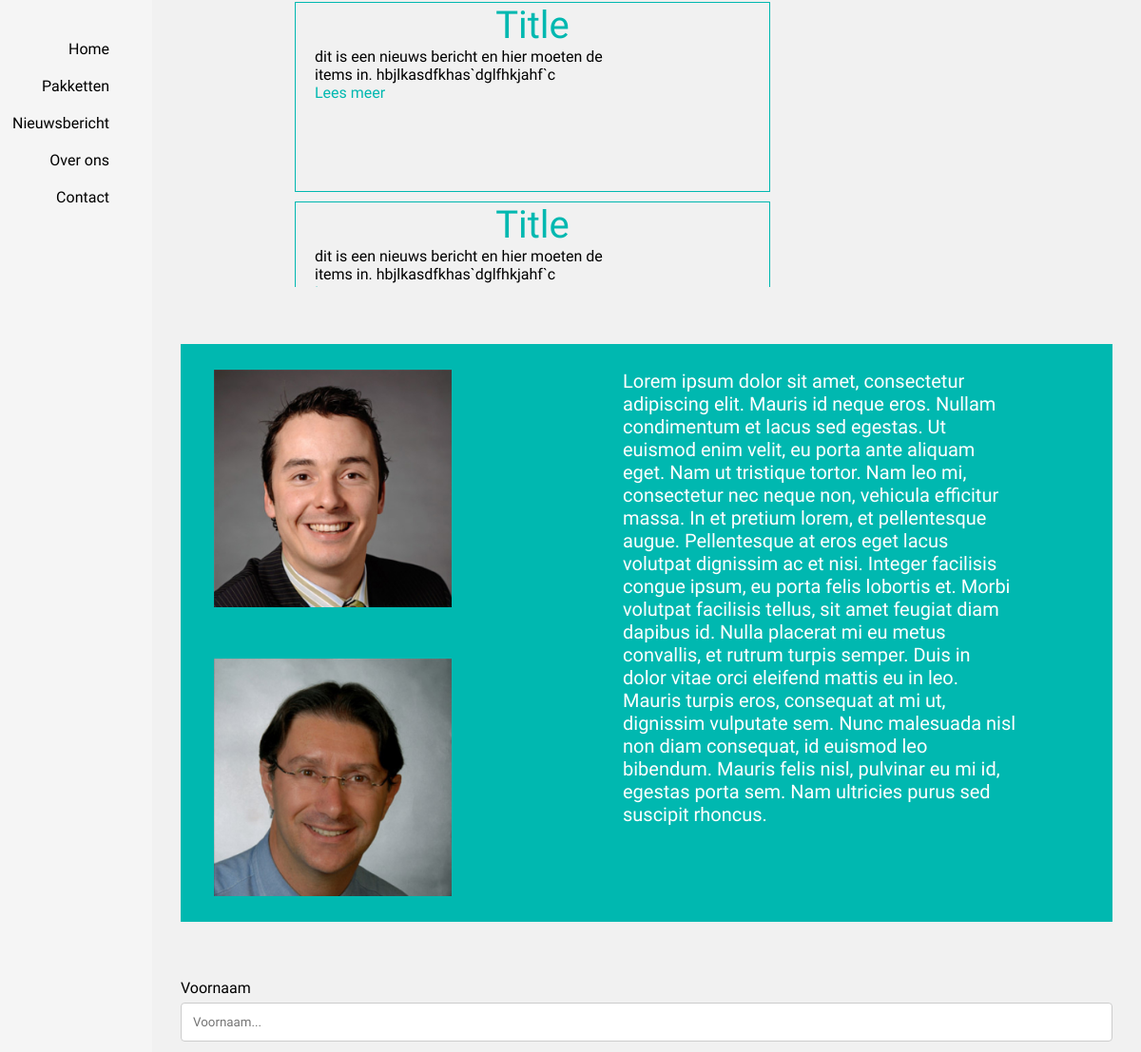
/ (middle part), run on an earlier commit of the app's database.
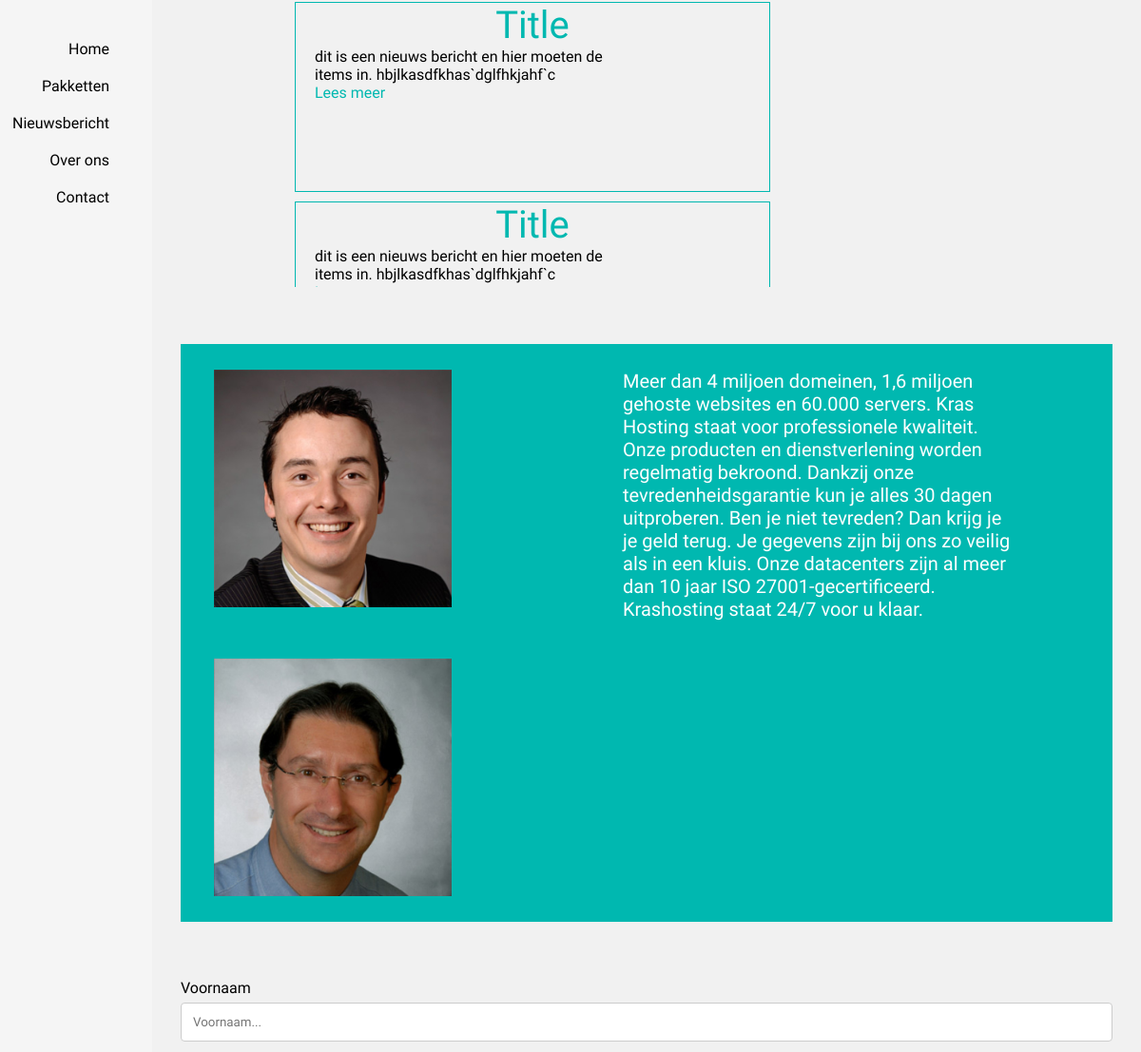
And on a later commit of the database.
### tables this page shows
CREATE TABLE `sitecontent` (
  `idsitecontent` int(11) NOT NULL,
  `pagename` varchar(99) NOT NULL,
  `headings` varchar(99) NOT NULL,
  `headings_en` varchar(99) NOT NULL,
  `teksten` mediumtext NOT NULL,
  `teksten_en` mediumtext NOT NULL
);

### index.php (the view, shortened to what this page needs)
<?php
	include_once('cms/config.php');
$aboutus = $out = '';
	$lang = 'nl';
	$queryaboutus = 'SELECT * FROM sitecontent WHERE pagename = "about us"';
	$resaboutus = $db->query($queryaboutus);
	while($row = $resaboutus->fetch_assoc()){
		$aboutus .= '<p>' . $row['teksten' . $taal] . '</p>';
	}
?>
<!DOCTYPE html>
<html lang="<?php echo $lang?>">
<head>
    <link href="css/stylesheet.css" type="text/css" rel="stylesheet">
    <link href="css/nav.css" type="text/css" rel="stylesheet">
</head>
<body>
    <div class="container">
        <header>
            <div class="header-position">
                <nav class="menu">
                    <ul>
                        <li><a href="#home" id="scroll_home">Home</a></li>
                        <li><a href="#pakketten" id="scroll_pakketten">Pakketten</a></li>
                        <li><a href="#nieuws" id="scroll_nieuws">Nieuwsbericht</a></li>
                        <li><a href="#over_ons" id="scroll_over_ons">Over Ons</a></li>
                        <li><a href="#contact" id="scroll_contact">Contact</a></li>
                    </ul>
                </nav>
            </div>
        </header>
        <div class="content">
            <div class="nieuws">
                <div class="slider">
                    <div class="bericht">
                        <h1 class="title">Title</h1>
                        <p class="nieuwsinfo">dit is een nieuws bericht en hier moeten de items in. hbjlkasdfkhas`dglfhkjahf`c</p>
                        <a href="#">Lees meer</a>
                    </div>
                    <div class="bericht">
                        <h1 class="title">Title</h1>
                        <p class="nieuwsinfo">dit is een nieuws bericht en hier moeten de items in. hbjlkasdfkhas`dglfhkjahf`c</p>
                        <a href="#">Lees meer</a>
                    </div>
                </div>
            </div>
            <div class="over_ons">
                <div class="hoofden">
                    <img class="hoofd" src="img/hoofd1.jpg" alt="foto1">
                    <img class="hoofd" src="img/hoofd2.jpg" alt="foto1">
                </div>
                <div class="info">
                    <?php echo $aboutus;?>
				</div>
            </div>
            <div class="contact">
                <form action="/message_send.html">
                    <label id="naamvoor" for="voornaam">Voornaam</label>
                    <input type="text" id="voornaam" name="firstname" placeholder="Voornaam...">
                </form>
            </div>
        </div>
    </div>
</body>
</html>

What changed in the data, as far as the page shows it:
changed sitecontent: teksten "Lorem ipsum dolor sit amet, consectetur adipiscing elit. Mauris id neque eros. Nullam condimentum et lacus sed egestas. Ut euismod enim velit, eu porta ante aliquam eget. Nam ut tristique tortor. Nam leo mi, consectetur nec neque non, vehicula efficitur massa. In et pretium lorem, et pellentesque augue. Pellentesque at eros eget lacus volutpat dignissim ac et nisi. Integer facilisis congue ipsum, eu porta felis lobortis et. Morbi volutpat facilisis tellus, sit amet feugiat diam dapibus id. Nulla placerat mi eu metus convallis, et rutrum turpis semper. Duis in dolor vitae orci eleifend mattis eu in leo. Mauris turpis eros, consequat at mi ut, dignissim vulputate sem. Nunc malesuada nisl non…" → "Meer dan 4 miljoen domeinen, 1,6 miljoen gehoste websites en 60.000 servers. Kras Hosting staat voor professionele kwaliteit. Onze producten en dienstverlening worden regelmatig bekroond. Dankzij onze tevredenheidsgarantie kun je alles 30 dagen uitproberen. Ben je niet tevreden? Dan krijg je je geld terug. Je gegevens zijn bij ons zo veilig als in een kluis. Onze datacenters zijn al meer dan 10 jaar ISO 27001-gecertificeerd. Krashosting staat 24/7 voor u klaar."
